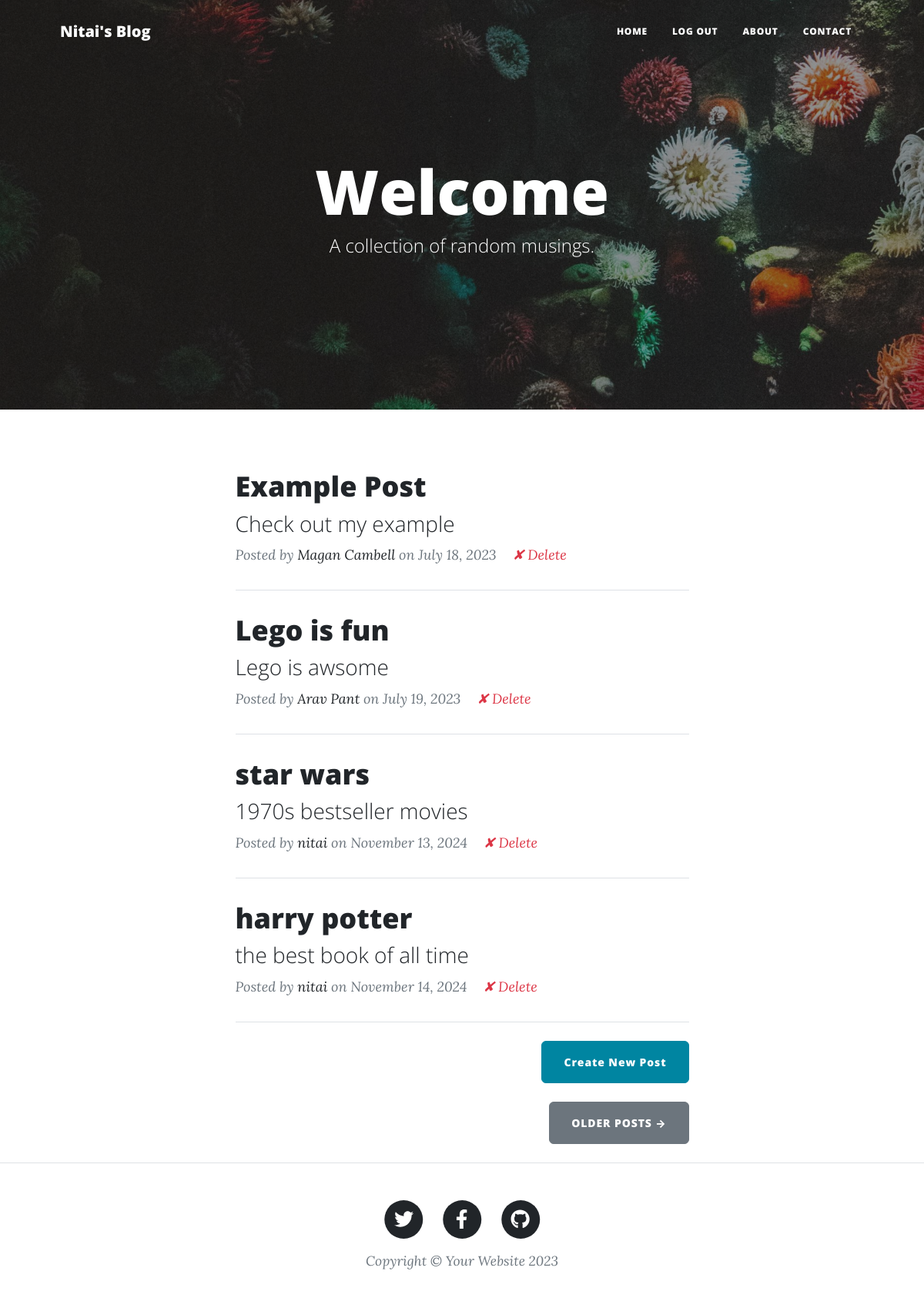
The page / (signed in) on the database its author committed.
### main.py (models this page shows)
class BlogPost(db.Model):
    __tablename__ = "blog_posts"
    id: Mapped[int] = mapped_column(Integer, primary_key=True)
    title: Mapped[str] = mapped_column(String(250), unique=True, nullable=False)
    subtitle: Mapped[str] = mapped_column(String(250), nullable=False)
    date: Mapped[str] = mapped_column(String(250), nullable=False)
    body: Mapped[str] = mapped_column(Text, nullable=False)
    author: Mapped[str] = mapped_column(String(250), nullable=False)
    img_url: Mapped[str] = mapped_column(String(250), nullable=False)

### main.py (the view)
@app.route('/')
def get_all_posts():
    posts = BlogPost.query.all()
    return render_template("index.html", all_posts=posts)

### main.py (called while the page is built)
@login_manager.user_loader
def load_user(user_id):
    return User.query.get(int(user_id))

### templates/index.html
{% include "header.html" %}
<header class="masthead" style="background-image: url('../static/assets/img/home-bg.jpg')">
    <div class="container position-relative px-4 px-lg-5">
        <div class="row gx-4 gx-lg-5 justify-content-center">
            <div class="col-md-10 col-lg-8 col-xl-7">
                <div class="site-heading">
                    <h1>Welcome</h1>
                    <span class="subheading">A collection of random musings.</span>
                </div>
            </div>
        </div>
    </div>
</header>
<div class="container px-4 px-lg-5">
    <div class="row gx-4 gx-lg-5 justify-content-center">
        <div class="col-md-10 col-lg-8 col-xl-7">
            {% for post in all_posts %}
            <div class="post-preview">
                <a href="{{ url_for('show_post', post_id=post.id) }}">
                    <h2 class="post-title">{{ post.title }}</h2>
                    <h3 class="post-subtitle">{{ post.subtitle }}</h3>
                </a>
                <p class="post-meta">
                    Posted by <a href="#">{{ post.author }}</a> on {{ post.date }}
                    {% if current_user.is_authenticated and current_user.id == 1 %}
                    <a href="{{ url_for('delete_post', post_id=post.id) }}" class="text-danger ms-3">✘ Delete</a>
                    {% endif %}
                </p>
            </div>
            <hr class="my-4" />
            {% endfor %}
            {% if current_user.is_authenticated and current_user.id == 1 %}
            <div class="d-flex justify-content-end mb-4">
                <a class="btn btn-primary float-right" href="{{ url_for('add_new_post') }}">Create New Post</a>
            </div>
            {% endif %}
            <div class="d-flex justify-content-end mb-4">
                <a class="btn btn-secondary text-uppercase" href="#!">Older Posts →</a>
            </div>
        </div>
    </div>
</div>
{% include "footer.html" %}

### rows shown on the page
BlogPost: title "Example Post", subtitle "Check out my example", author "Magan Cambell", date "July 18, 2023"
BlogPost: title "Lego is fun", subtitle "Lego is awsome", author "Arav Pant", date "July 19, 2023"
BlogPost: title "star wars", subtitle "1970s bestseller movies", author "nitai", date "November 13, 2024"
BlogPost: title "harry potter", subtitle "the best book of all time", author "nitai", date "November 14, 2024"
